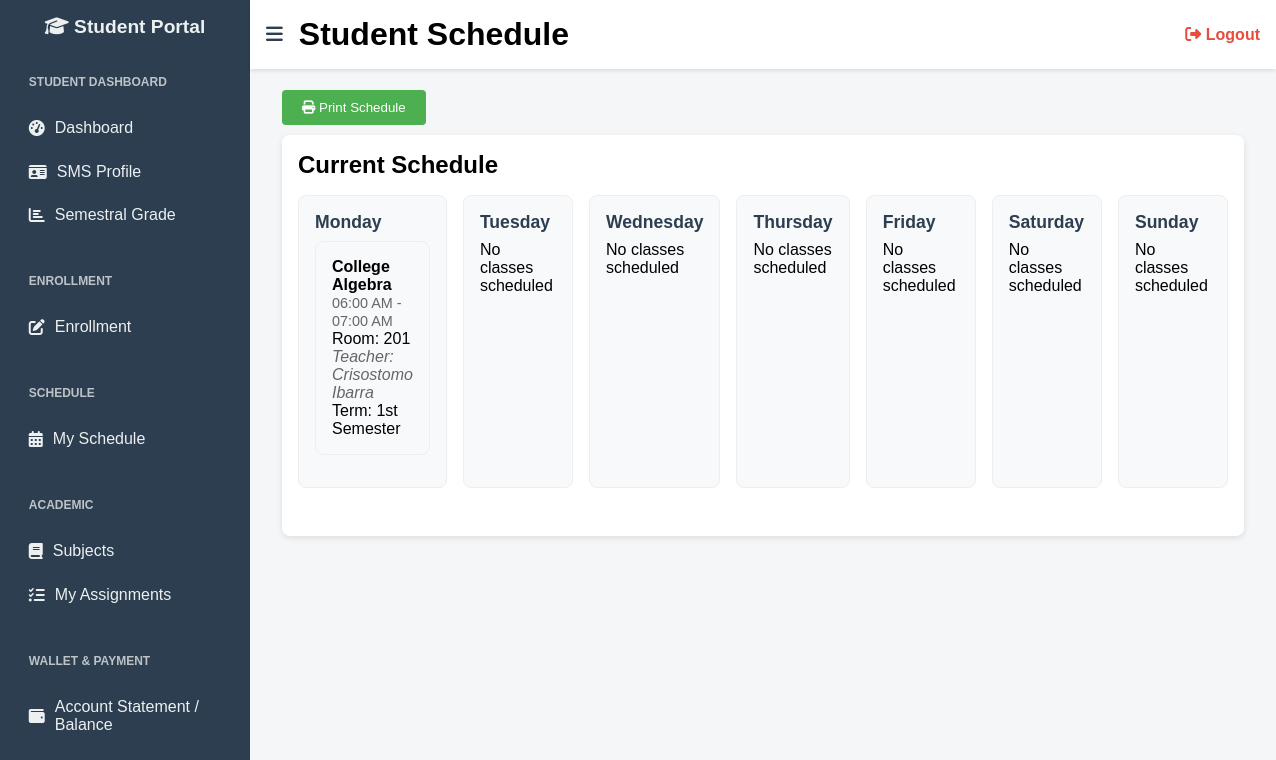
Page /student_schedule.php (signed in) on the committed database.
### tables this page shows
CREATE TABLE `class_schedules` (
  `id` int(11) NOT NULL,
  `subject_id` int(11) NOT NULL,
  `teacher_id` int(11) NOT NULL,
  `room` varchar(50) NOT NULL,
  `day_of_week` enum('Monday','Tuesday','Wednesday','Thursday','Friday','Saturday','Sunday') NOT NULL,
  `start_time` time NOT NULL,
  `end_time` time NOT NULL,
  `semester_id` int(11) DEFAULT NULL,
  `created_at` timestamp NOT NULL DEFAULT current_timestamp(),
  `updated_at` timestamp NOT NULL DEFAULT current_timestamp() ON UPDATE current_timestamp()
);

CREATE TABLE `subjects` (
  `id` int(11) NOT NULL,
  `subject_code` varchar(50) NOT NULL,
  `subject_name` varchar(100) NOT NULL,
  `units` int(11) NOT NULL,
  `semester` varchar(20) DEFAULT NULL,
  `year_level` varchar(20) DEFAULT NULL,
  `school_year` varchar(9) DEFAULT NULL,
  `program` varchar(255) DEFAULT NULL
);

CREATE TABLE `teachers` (
  `id` int(11) NOT NULL,
  `lastname` varchar(100) NOT NULL,
  `firstname` varchar(100) NOT NULL,
  `email` varchar(150) NOT NULL,
  `phone` varchar(20) DEFAULT NULL,
  `username` varchar(100) NOT NULL,
  `password` varchar(255) NOT NULL,
  `created_at` timestamp NOT NULL DEFAULT current_timestamp(),
  `section` varchar(50) DEFAULT NULL,
  `program` varchar(255) DEFAULT NULL,
  `grade_level` varchar(50) DEFAULT NULL
);

CREATE TABLE `semesters` (
  `id` int(11) NOT NULL,
  `name` varchar(50) NOT NULL,
  `is_active` tinyint(1) DEFAULT 1,
  `created_at` timestamp NOT NULL DEFAULT current_timestamp()
);

### student_schedule.php (the view, shortened to what this page needs)
<?php
require_once 'db_connect.php';
$student_id = $_SESSION['student_id'];
$sql = "SELECT cs.*, s.subject_name, t.firstname as teacher_firstname,
        t.lastname as teacher_lastname, sem.name as term_name
        FROM class_schedules cs
        JOIN subjects s ON cs.subject_id = s.id
        JOIN teachers t ON cs.teacher_id = t.id
        JOIN semesters sem ON cs.semester_id = sem.id
        JOIN schedule_enrollments se ON cs.id = se.schedule_id
        WHERE se.student_id = ? AND se.status = 'enrolled'
        ORDER BY FIELD(cs.day_of_week, 'Monday', 'Tuesday', 'Wednesday', 'Thursday', 'Friday', 'Saturday', 'Sunday'),
        cs.start_time";
$stmt = $conn->prepare($sql);
$stmt->bind_param("i", $student_id);
$stmt->execute();
$schedules = $stmt->get_result();
?>
<!DOCTYPE html>
<html lang="en">
<head>
    <link rel="stylesheet" href="https://cdnjs.cloudflare.com/ajax/libs/font-awesome/6.4.0/css/all.min.css" />
</head>
<body>
    <div class="sidebar" id="sidebar">
        <h2><i class="fas fa-graduation-cap"></i> <span>Student Portal</span></h2>
        <ul>
            <li class="section-title">Student Dashboard</li>
            <li><a href="dashboard.php"><i class="fas fa-tachometer-alt"></i> <span>Dashboard</span></a></li>
            <li><a href="sms_profile.php"><i class="fas fa-id-card"></i> <span>SMS Profile</span></a></li>
            <li><a href="semestral_grade.php"><i class="fas fa-chart-bar"></i> <span>Semestral Grade</span></a></li>
            <li class="section-title">Enrollment</li>
            <li><a href="enrollment.php"><i class="fas fa-edit"></i> <span>Enrollment</span></a></li>
            <li class="section-title">Schedule</li>
            <li><a href="student_schedule.php"><i class="fas fa-calendar-alt"></i> <span>My Schedule</span></a></li>
            <li class="section-title">Academic</li>
            <li><a href="subjects.php"><i class="fas fa-book"></i> <span>Subjects</span></a></li>
            <li><a href="student_assignments.php"><i class="fas fa-tasks"></i> <span>My Assignments</span></a></li>
            <li class="section-title">Wallet & Payment</li>
            <li><a href="account_statement.php"><i class="fas fa-wallet"></i> <span>Account Statement / Balance</span></a></li>
        </ul>
    </div>
    <div class="topbar" id="topbar">
        <button class="toggle-btn" onclick="toggleSidebar()"><i class="fas fa-bars"></i></button>
        <h1>Student Schedule</h1>
        <a href="logout.php" class="logout-btn"><i class="fas fa-sign-out-alt"></i> Logout</a>
    </div>
    <div class="content" id="content">
        <button class="print-btn" onclick="printContent('schedule-content', 'Student Schedule Report')">
            <i class="fas fa-print"></i> Print Schedule
        </button>
        <div id="schedule-content">
            <div class="schedule-container">
                <h2>Current Schedule</h2>
                <div class="schedule-grid">
                    <?php
                    $days = ['Monday', 'Tuesday', 'Wednesday', 'Thursday', 'Friday', 'Saturday', 'Sunday'];
                    foreach ($days as $day) {
                        echo "<div class='schedule-item'>";
                        echo "<h3>$day</h3>";
                        $schedules->data_seek(0);
                        $has_schedule = false;
                        while ($schedule = $schedules->fetch_assoc()) {
                            if ($schedule['day_of_week'] === $day) {
                                $has_schedule = true;
                                echo "<div class='schedule-item'>";
                                echo "<strong>" . htmlspecialchars($schedule['subject_name']) . "</strong><br>";
                                echo "<span class='time-slot'>" . date('h:i A', strtotime($schedule['start_time'])) . " - " .
                                     date('h:i A', strtotime($schedule['end_time'])) . "</span><br>";
                                echo "Room: " . htmlspecialchars($schedule['room']) . "<br>";
                                echo "<span class='teacher-name'>Teacher: " . htmlspecialchars($schedule['teacher_firstname'] . " " .
                                     $schedule['teacher_lastname']) . "</span><br>";
                                echo "Term: " . htmlspecialchars($schedule['term_name']);
                                echo "</div>";
                            }
                        }
                        if (!$has_schedule) {
                            echo "<p>No classes scheduled</p>";
                        }
                        echo "</div>";
                    }
                    ?>
                </div>
            </div>
        </div>
    </div>
</body>
</html>

### student_schedule.php (style rules this page uses)
* { box-sizing: border-box; margin: 0; padding: 0; }
body { font-family: Arial, sans-serif; display: flex; min-height: 100vh; background-color: #f4f6f8; }
.sidebar { width: 250px; background-color: #2c3e50; color: #ecf0f1; padding-top: 1rem; flex-shrink: 0; overflow: hidden; transition: all 0.3s ease; }
.sidebar h2 { text-align: center; margin-bottom: 1rem; font-size: 1.2rem; }
.sidebar ul { list-style: none; padding: 0 1rem; }
.sidebar li { padding: 0.8rem; transition: background-color 0.2s; }
.sidebar .section-title { font-weight: bold; font-size: 0.75rem; margin-top: 1.5rem; margin-bottom: 0.3rem; color: #bdc3c7; text-transform: uppercase; }
.sidebar li a { text-decoration: none; color: inherit; display: flex; align-items: center; gap: 10px; }
.topbar { position: fixed; left: 250px; right: 0; top: 0; background-color: #fff; padding: 1rem; box-shadow: 0 2px 4px rgba(0,0,0,0.1); z-index: 999; display: flex; align-items: center; gap: 1rem; transition: all 0.3s ease; }
.toggle-btn { font-size: 1.2rem; cursor: pointer; background: none; border: none; color: #2c3e50; }
.logout-btn { margin-left: auto; text-decoration: none; color: #e74c3c; font-weight: bold; }
.content { flex-grow: 1; padding: 5rem 2rem 2rem 2rem; transition: all 0.3s ease; margin-left: 0; }
.schedule-container { background: #fff; border-radius: 0.5rem; padding: 1rem; box-shadow: 0 2px 6px rgba(0,0,0,0.1); margin-bottom: 2rem; }
.schedule-grid { display: grid; grid-template-columns: repeat(7, 1fr); gap: 1rem; margin: 1rem 0; }
.schedule-item { background: #f8f9fa; border: 1px solid #eee; padding: 1rem; border-radius: 0.5rem; margin-bottom: 1rem; }
.schedule-item h3 { color: #2c3e50; margin-bottom: 0.5rem; font-size: 1.1rem; }
.time-slot { font-size: 0.9em; color: #666; margin: 0.5rem 0; }
.teacher-name { font-style: italic; color: #666; margin: 0.5rem 0; }
.print-btn { background-color: #4CAF50; color: white; padding: 10px 20px; border: none; border-radius: 4px; cursor: pointer; margin: 10px 0; }

### rows in the picture
class_schedules: subject.subject_name "College Algebra", start_time "06:00 AM", end_time "07:00 AM", room "201", teacher.lastname "Crisostomo Ibarra", semester.name "1st Semester"

### other values in the picture
$day "Monday"
$day "Tuesday"
$day "Wednesday"
$day "Thursday"
$day "Friday"
$day "Saturday"
$day "Sunday"
